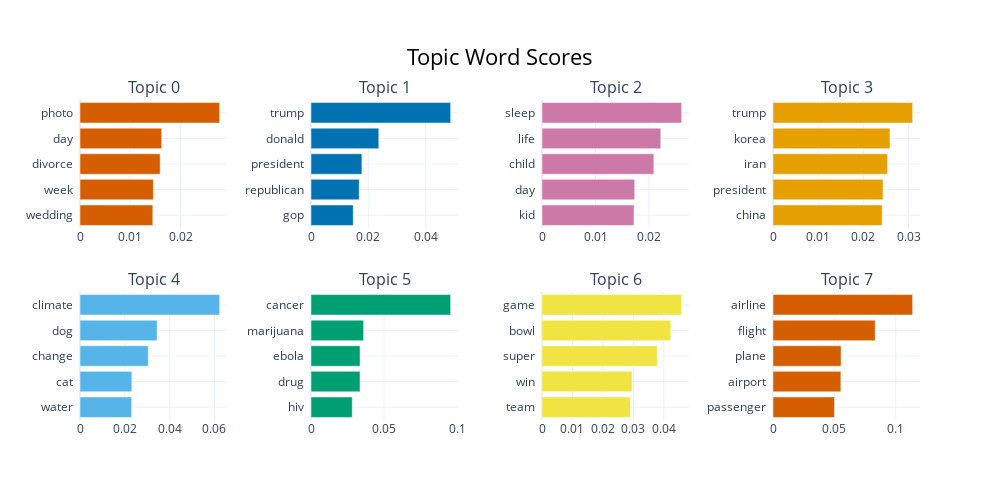

The notebook cell this image was saved under:
### Code cell
bertopic_model.visualize_barchart()

### Figure 1 — Plotly figure (JSON) as saved in the notebook; plotly's stock layout.template omitted (floating-point values rounded to 4 significant figures)
{"data": [{"marker": {"color": "#D55E00"}, "orientation": "h", "type": "bar", "x": [0.01449, 0.01459, 0.01595, 0.01626, 0.02779], "xaxis": "x", "y": ["wedding  ", "week  ", "divorce  ", "day  ", "photo  "], "yaxis": "y"}, {"marker": {"color": "#0072B2"}, "orientation": "h", "type": "bar", "x": [0.01474, 0.01682, 0.01777, 0.02366, 0.04873], "xaxis": "x2", "y": ["gop  ", "republican  ", "president  ", "donald  ", "trump  "], "yaxis": "y2"}, {"marker": {"color": "#CC79A7"}, "orientation": "h", "type": "bar", "x": [0.01721, 0.01733, 0.0209, 0.0222, 0.0261], "xaxis": "x3", "y": ["kid  ", "day  ", "child  ", "life  ", "sleep  "], "yaxis": "y3"}, {"marker": {"color": "#E69F00"}, "orientation": "h", "type": "bar", "x": [0.02418, 0.02437, 0.02534, 0.02589, 0.03092], "xaxis": "x4", "y": ["china  ", "president  ", "iran  ", "korea  ", "trump  "], "yaxis": "y4"}, {"marker": {"color": "#56B4E9"}, "orientation": "h", "type": "bar", "x": [0.02306, 0.02315, 0.03047, 0.03442, 0.06233], "xaxis": "x5", "y": ["water  ", "cat  ", "change  ", "dog  ", "climate  "], "yaxis": "y5"}, {"marker": {"color": "#009E73"}, "orientation": "h", "type": "bar", "x": [0.02827, 0.03356, 0.03359, 0.03602, 0.09564], "xaxis": "x6", "y": ["hiv  ", "drug  ", "ebola  ", "marijuana  ", "cancer  "], "yaxis": "y6"}, {"marker": {"color": "#F0E442"}, "orientation": "h", "type": "bar", "x": [0.02898, 0.02955, 0.0378, 0.04227, 0.04583], "xaxis": "x7", "y": ["team  ", "win  ", "super  ", "bowl  ", "game  "], "yaxis": "y7"}, {"marker": {"color": "#D55E00"}, "orientation": "h", "type": "bar", "x": [0.05011, 0.05525, 0.05542, 0.08322, 0.1137], "xaxis": "x8", "y": ["passenger  ", "airport  ", "plane  ", "flight  ", "airline  "], "yaxis": "y8"}], "layout": {"annotations": [{"font": {"size": 16}, "showarrow": false, "text": "Topic 0", "x": 0.0875, "xanchor": "center", "xref": "paper", "y": 1, "yanchor": "bottom", "yref": "paper"}, {"font": {"size": 16}, "showarrow": false, "text": "Topic 1", "x": 0.3625, "xanchor": "center", "xref": "paper", "y": 1, "yanchor": "bottom", "yref": "paper"}, {"font": {"size": 16}, "showarrow": false, "text": "Topic 2", "x": 0.6375, "xanchor": "center", "xref": "paper", "y": 1, "yanchor": "bottom", "yref": "paper"}, {"font": {"size": 16}, "showarrow": false, "text": "Topic 3", "x": 0.9125, "xanchor": "center", "xref": "paper", "y": 1, "yanchor": "bottom", "yref": "paper"}, {"font": {"size": 16}, "showarrow": false, "text": "Topic 4", "x": 0.0875, "xanchor": "center", "xref": "paper", "y": 0.4, "yanchor": "bottom", "yref": "paper"}, {"font": {"size": 16}, "showarrow": false, "text": "Topic 5", "x": 0.3625, "xanchor": "center", "xref": "paper", "y": 0.4, "yanchor": "bottom", "yref": "paper"}, {"font": {"size": 16}, "showarrow": false, "text": "Topic 6", "x": 0.6375, "xanchor": "center", "xref": "paper", "y": 0.4, "yanchor": "bottom", "yref": "paper"}, {"font": {"size": 16}, "showarrow": false, "text": "Topic 7", "x": 0.9125, "xanchor": "center", "xref": "paper", "y": 0.4, "yanchor": "bottom", "yref": "paper"}], "height": 500, "hoverlabel": {"bgcolor": "white", "font": {"family": "Rockwell", "size": 16}}, "showlegend": false, "title": {"font": {"color": "Black", "size": 22}, "text": "Topic Word Scores", "x": 0.5, "xanchor": "center", "yanchor": "top"}, "width": 1000, "xaxis": {"anchor": "y", "domain": [0, 0.175], "showgrid": true}, "xaxis2": {"anchor": "y2", "domain": [0.275, 0.45], "showgrid": true}, "xaxis3": {"anchor": "y3", "domain": [0.55, 0.725], "showgrid": true}, "xaxis4": {"anchor": "y4", "domain": [0.825, 1], "showgrid": true}, "xaxis5": {"anchor": "y5", "domain": [0, 0.175], "showgrid": true}, "xaxis6": {"anchor": "y6", "domain": [0.275, 0.45], "showgrid": true}, "xaxis7": {"anchor": "y7", "domain": [0.55, 0.725], "showgrid": true}, "xaxis8": {"anchor": "y8", "domain": [0.825, 1], "showgrid": true}, "yaxis": {"anchor": "x", "domain": [0.6, 1], "showgrid": true}, "yaxis2": {"anchor": "x2", "domain": [0.6, 1], "showgrid": true}, "yaxis3": {"anchor": "x3", "domain": [0.6, 1], "showgrid": true}, "yaxis4": {"anchor": "x4", "domain": [0.6, 1], "showgrid": true}, "yaxis5": {"anchor": "x5", "domain": [0, 0.4], "showgrid": true}, "yaxis6": {"anchor": "x6", "domain": [0, 0.4], "showgrid": true}, "yaxis7": {"anchor": "x7", "domain": [0, 0.4], "showgrid": true}, "yaxis8": {"anchor": "x8", "domain": [0, 0.4], "showgrid": true}}}
